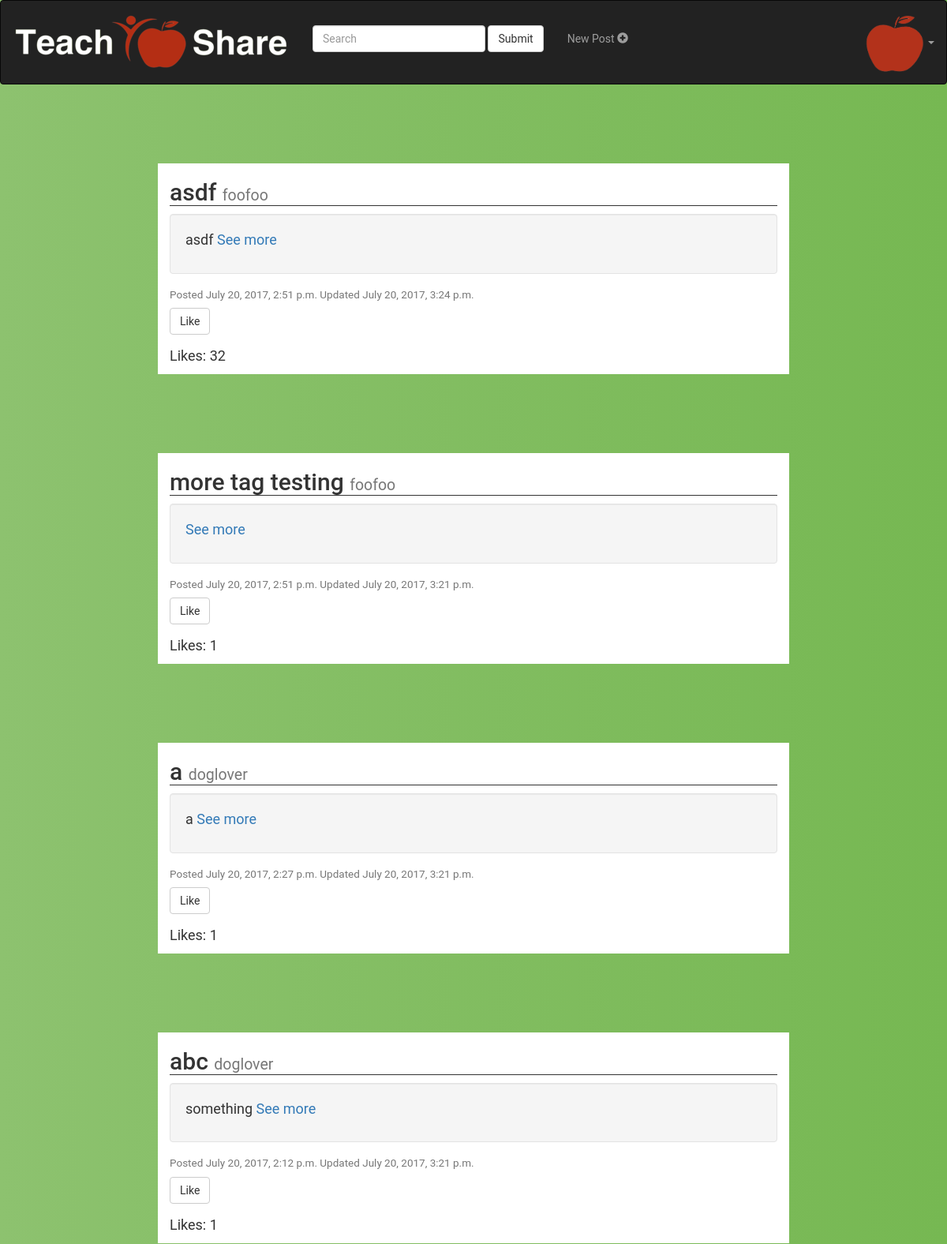
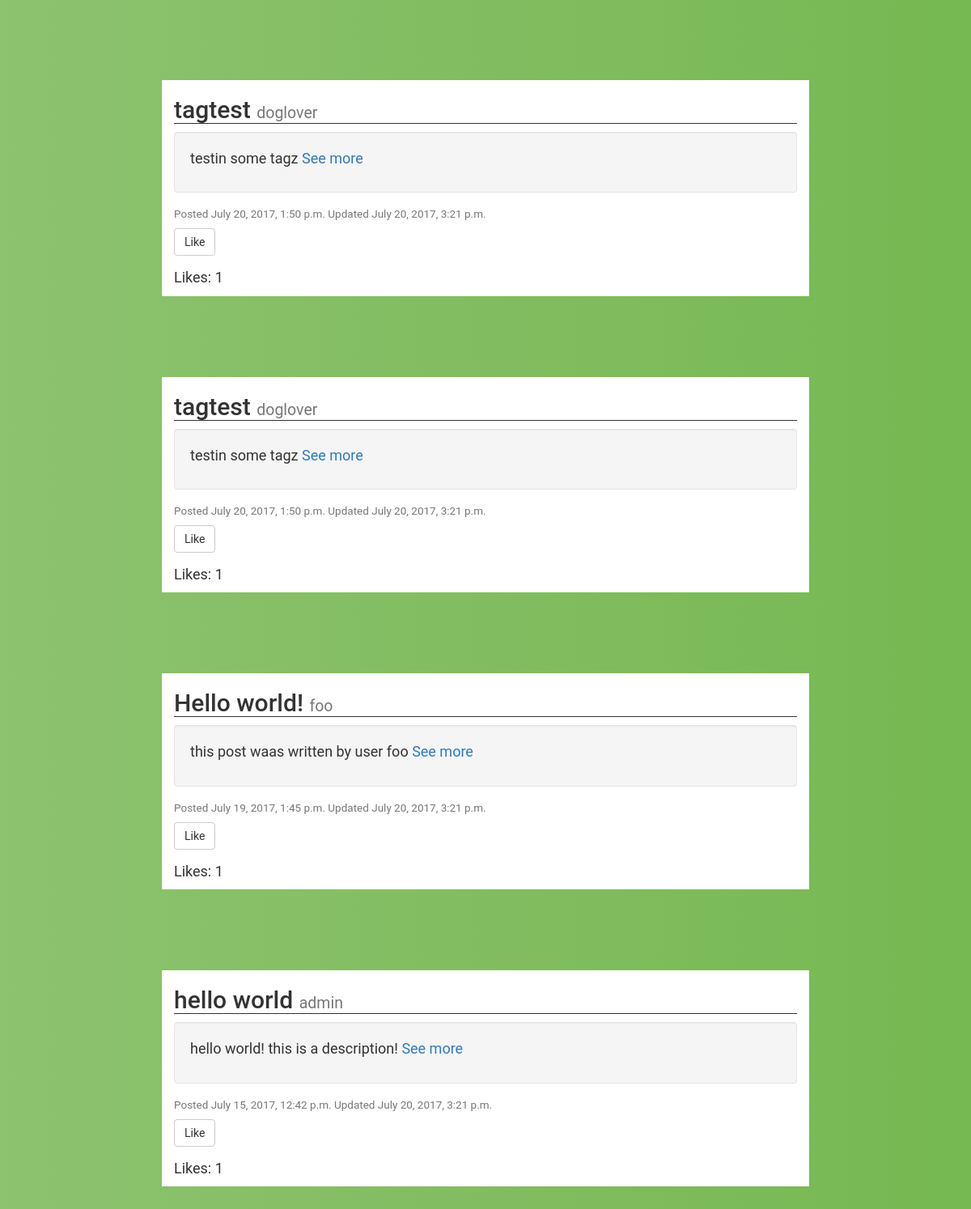
Page /account/dashboard/ (signed in) on the committed database (2 pictures, top to bottom).
### accounts/models.py (models this page shows)
class Post(models.Model):
	user = models.ForeignKey(settings.AUTH_USER_MODEL, default=1)
	title = models.CharField(max_length=100, default='')
	user = models.CharField(max_length=100, default='')
	content = models.TextField(default="")
	updated = models.DateTimeField(auto_now=True, auto_now_add=False)
	likes = models.IntegerField(default=0)
	timestamp = models.DateTimeField(auto_now=False, auto_now_add= True)

### accounts/views.py (the view)
@login_required(login_url='/account/login')
def dashboard(request):
	print("dashboard viewed")
	if request.method == 'POST':
		searchString = request.POST['search']
		results = []
		for post in Post.objects.all().order_by('-timestamp'):
			if post.title.find(searchString)!= -1:
				results.append(post)
			else:
				for tag in post.tag_set.all():
					if tag.tag.find(searchString)!= -1:
						results.append(post)
		return render(request, 'accounts/dashboard.html', {'posts' : results})
	else:
		return render(request, 'accounts/dashboard.html', {'posts' : Post.objects.all().order_by('-timestamp')})

### accounts/templates/accounts/dashboard.html (shortened to what this page needs)
<html lang="en">
<head>
{% load static %}
<link rel="stylesheet" href="https://maxcdn.bootstrapcdn.com/bootstrap/3.3.7/css/bootstrap.min.css">
<link rel="stylesheet" href={% static 'accounts/dashboard.css'%} type = "text/css">
</head>
<body>
{% block body %}
<nav class="navbar navbar-inverse ">
  <div class="container-fluid">
    <div class="navbar-header">
      <a class="navbar-brand" href="/account/dashboard">
        <img src="{% static "accounts/tslogo.png" %}" alt="TSLogo"/>
      </a>
    </div>
    <form class="navbar-form navbar-left nav-searchpad"
    method="post" action="{% url 'account:dashboard' %}">
      <div class="form-group">
        <input type="text" name="search" class="form-control" placeholder="Search">
      </div>
      <button type="submit" class="btn btn-default">Submit</button>
    </form>
    <ul class="nav navbar-nav nav-navitems">
      <li><a href="/account/create/">
        <p>New Post <span class="glyphicon glyphicon-plus-sign"></span> </p>
        </a>
      </li>
    </ul>
    <ul class="nav navbar-nav navbar-right">
      <li class="dropdown">
        <a class="dropdown-toggle" data-toggle="dropdown" >
          <img src="{% static "accounts/applelogo.png" %}" alt="TSLogo"/>
        <span class="caret"></span></a>
      </li>
    </ul>
  </div>
</nav>
{% if posts %}
	{% for post in posts %}
		<div class="container">
			<h2>{{post.title}} <small>{{post.user}}</small></h2>
			<div class="well">
				<p>
					{{post.content}}
					<a href= '/account/detail/{{post.id}}'>See more</a>
				</p>
			</div>
			<h4><small>Posted {{post.timestamp}} Updated {{post.updated}}
			</small></h4>
         <form action="{% url 'account:like' id=post.id %}" method="POST"
                  id="likeForm">
            <button type="submit" class="btn btn-default">Like</button>
         </form>
			<p> Likes: {{post.likes}}</p>
		</div>
	{% endfor %}
{% endif %}
{% endblock %}
</body>

### accounts/static/accounts/dashboard.css (style rules this page uses)
body { background: #FCF4E3 ; background: -webkit-linear-gradient(right, #76b852, #8DC26F); background: -moz-linear-gradient(right, #76b852, #8DC26F); background: -o-linear-gradient(right, #76b852, #8DC26F); background: linear-gradient(to left, #76b852, #8DC26F); font-family: "Roboto", sans-serif; -webkit-font-smoothing: antialiased; -moz-osx-font-smoothing: grayscale; }
.navbar { min-height:100px !important; }
.nav-navitems { text-align: center; padding-top: 2%; }
.nav-searchpad { text-align: center; padding-top: 2%; }
.container { margin: 100px 200px; width: 800px; text-align: left; background-color: #ffffff; }
.container>p { font-size: 18px; }
.container>h2 { border-style: solid; border-bottom-width: 1px; border-top-width: 0px; border-left-width: 0px; border-right-width: 0px; }
.well { margin-left: 0px; }
.well>p { font-size: 18px; }

### rows in the picture
Post: title "asdf", user "foofoo", content "asdf", timestamp "July 20, 2017, 2:51 p.m.", updated "July 20, 2017, 3:24 p.m.", likes "32"
Post: title "more tag testing", user "foofoo", timestamp "July 20, 2017, 2:51 p.m.", updated "July 20, 2017, 3:21 p.m.", likes "1"
Post: title "a", user "doglover", content "a", timestamp "July 20, 2017, 2:27 p.m.", updated "July 20, 2017, 3:21 p.m.", likes "1"
Post: title "abc", user "doglover", content "something", timestamp "July 20, 2017, 2:12 p.m.", updated "July 20, 2017, 3:21 p.m.", likes "1"
Post: title "tagtest", user "doglover", content "testin some tagz", timestamp "July 20, 2017, 1:50 p.m.", updated "July 20, 2017, 3:21 p.m.", likes "1"
Post: title "tagtest", user "doglover", content "testin some tagz", timestamp "July 20, 2017, 1:50 p.m.", updated "July 20, 2017, 3:21 p.m.", likes "1"
Post: title "Hello world!", user "foo", content "this post waas written by user foo", timestamp "July 19, 2017, 1:45 p.m.", updated "July 20, 2017, 3:21 p.m.", likes "1"
Post: title "hello world", user "admin", content "hello world! this is a description!", timestamp "July 15, 2017, 12:42 p.m.", updated "July 20, 2017, 3:21 p.m.", likes "1"
